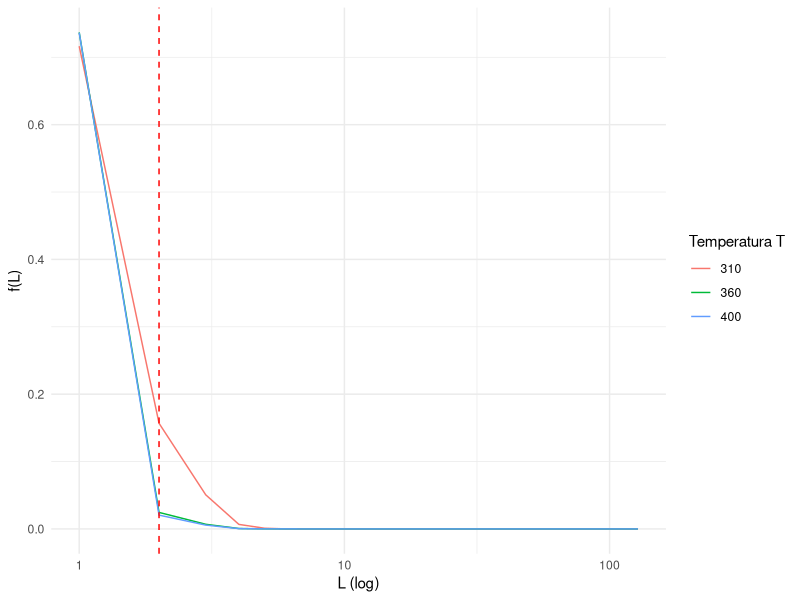

The R script that drew this image:
# Paquetes necesarios
library(ggplot2)
library(dplyr)
library(reshape2)  # Si no tienes reshape2, instala con install.packages("reshape2")

# Cargar datos
data <- read.table("f_L_zhou.txt", header = FALSE)

# Nombrar columnas
colnames(data) <- c("T", paste0("f", 1:(ncol(data) - 1)))

# Convertir el data frame en formato largo para ggplot usando melt
data_long <- melt(data, id.vars = "T", variable.name = "L", value.name = "f")
data_long$L <- as.numeric(gsub("f", "", data_long$L))  # Convertir "f1", "f2", etc. a números

# Función para graficar temperaturas seleccionadas
graficar_temperaturas <- function(temperaturas) {
  # Filtrar solo las temperaturas deseadas
  data_filtrada <- data_long %>% filter(T %in% temperaturas)
  
  ggplot(data_filtrada, aes(x = L, y = f, color = as.factor(T), group = T)) +
    geom_line() +
    scale_x_log10() +
    geom_vline(xintercept = 2, linetype = "dashed", color = "red") +  # Línea discontinua en x = 2
    labs(x = "L (log)", y = "f(L)", color = "Temperatura T") +
    theme_minimal()
}


# Ejemplo de uso: Graficar temperaturas específicas
temperaturas_a_graficar <- c(310, 360, 400)  # Modifica con las temperaturas deseadas
graficar_temperaturas(temperaturas_a_graficar)
